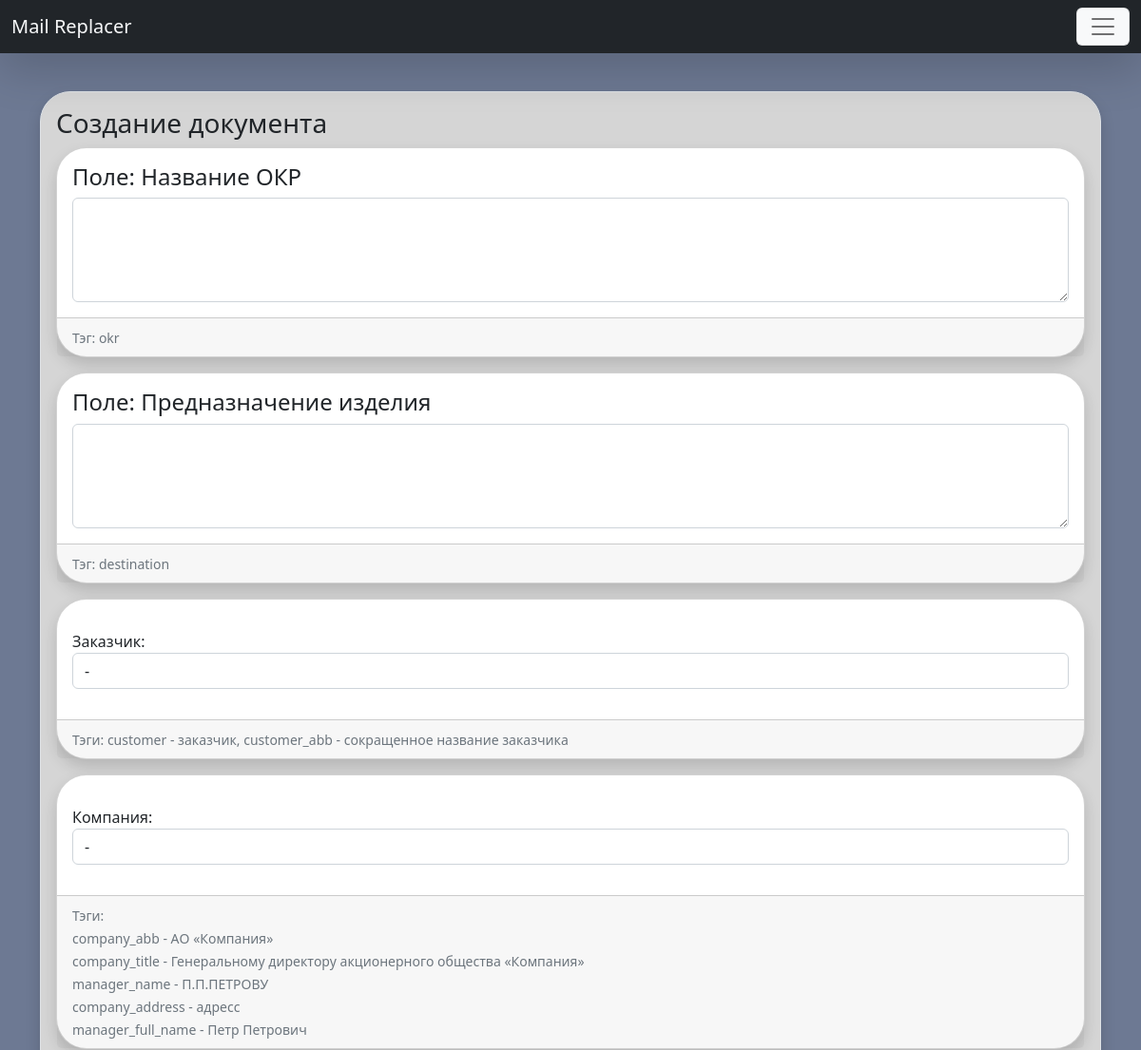
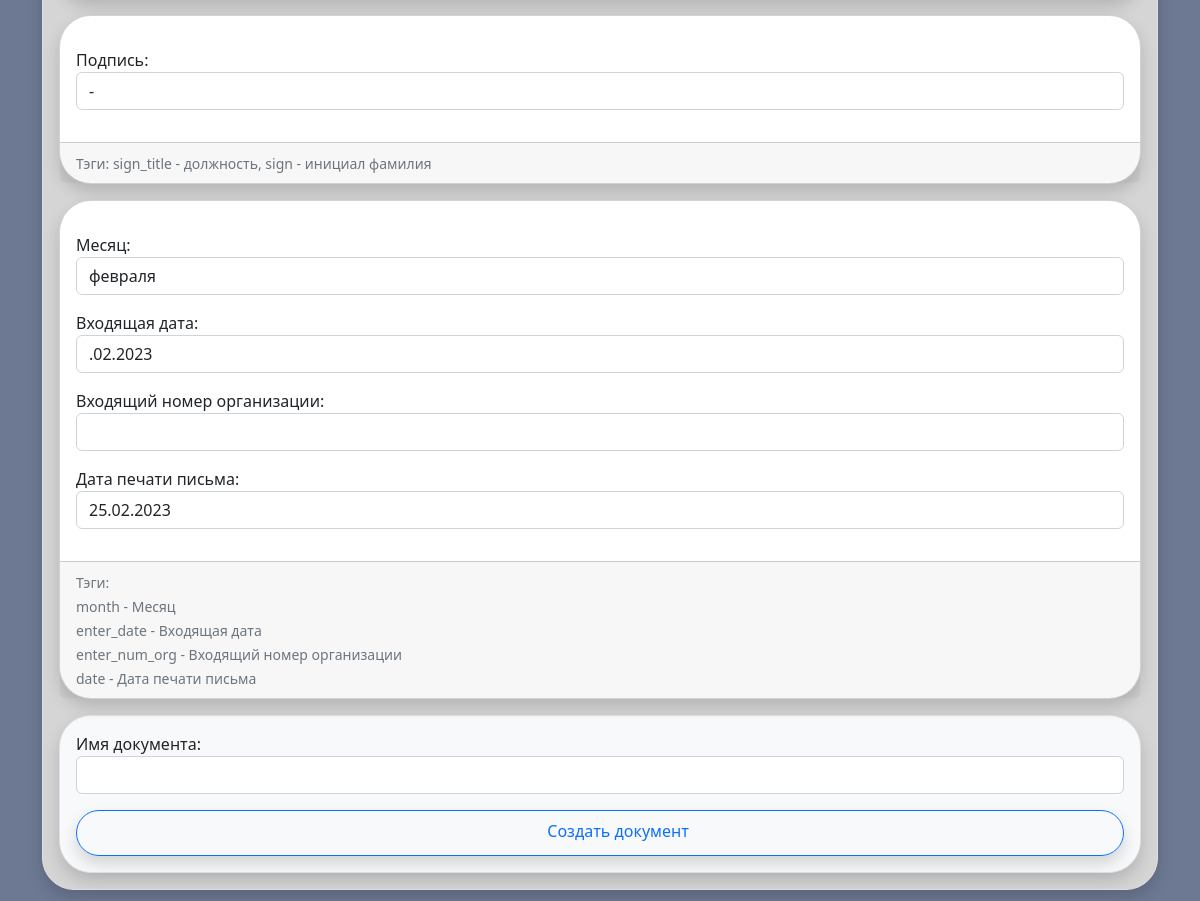
Screenshot of /template/37/ (signed in) with the database file from the repository (2 pictures, top to bottom).
### Replacer/models.py (models this page shows, shortened)
class ReplaceField(models.Model):
    title = models.CharField(
        max_length=255, db_index=True, verbose_name='Имя поля для замены')
    replace_value = models.TextField(blank=True, verbose_name='Значение')
    tag = models.CharField(max_length=255, verbose_name='Тэг')
    template = models.ForeignKey(
        Template, on_delete=models.CASCADE, null=False, verbose_name='Id шаблона')
    owner = models.ForeignKey(User, on_delete=models.CASCADE, blank=True, null=True, verbose_name='Владелец')
    class Meta:
        verbose_name = 'Заменяемое поле'
        verbose_name_plural = 'Заменяемые поля'
        ordering = ['template']

### Replacer/views.py (the view)
# urls.py: path('template/<int:pk>/', TemplateDetailView.as_view(), name='template'),
class TemplateDetailView(LoginRequiredMixin, DetailView):
    model = Template
    template_name = 'Replacer/template_replace.html'
    login_url = '/login/'
    def get_form_list(self, fields_list):
        return [ReplaceFieldFormUpdate(instance=field_obj) for field_obj in fields_list]
    def get_context_data(self, *, object_list=None, **kwargs):
        context = super().get_context_data(**kwargs)
        context['pk'], context['path'] = self.pk, self.request.path
        context['form_list'] = self.get_form_list(
            ReplaceField.objects.filter(template_id=self.pk))
        context['field_list'] = ReplaceField.objects.filter(
            template_id=self.pk)
        context['doc_name_form'] = DocNameForm()
        context['customer_form'] = CustomerForm()
        context['company_form'] = CompanyForm()
        context['sign_form'] = SignForm()
        default_data = {
            'month':get_now_month(),
            'enter_date':get_enter_date(),
            'enter_num_org':' ',
            'date':get_now_date(),
        }
        context['service_form'] = ServiceForm(default_data)
        return context
    def get(self, request, *args, **kwargs):
        self.pk = self.kwargs.get(self.pk_url_kwarg)
        return super().get(request, *args, **kwargs)

### Replacer/forms.py
class DocNameForm(forms.Form):
    doc_name = forms.CharField(label='Имя документа', max_length=100, widget=forms.TextInput(attrs = {"class":"form-control"}))

class CustomerForm(forms.Form):
    customer = forms.ModelChoiceField(label='Заказчик', queryset=Customer.objects.all(), widget=forms.Select(attrs = {"class":"form-control"}), empty_label=None)

### Replacer/models.py (called while the page is built)
    def get_absolute_url(self):
        return reverse('template', kwargs={"pk": self.pk})

    def __str__(self) -> str:
        return self.title

    def __str__(self) -> str:
        return self.company_abb

    def __str__(self) -> str:
        return self.title

### Replacer/templatetags/custom_filters.py (called while the page is built)
@register.inclusion_tag('Replacer/include/_template_bar.html')
def show_template_bar(path, user):
    template_list = Template.objects.all().filter(owner=user)
    return {'template_list':template_list, 'path':path}

@register.simple_tag(name='forindex')
def forindex(list_obj, index):
    return list_obj[index]

### Replacer/utils.py (called while the page is built, shortened)
def get_now_date():
    return datetime.today().strftime('%d.%m.%Y')

def get_now_month():
    month =  int(datetime.today().strftime('%m'))
    print(month)
    if month==1: return 'января'
    if month==2: return 'февраля'

def get_enter_date():
    return datetime.today().strftime('.%m.%Y')

### Replacer/templates/Replacer/template_replace.html (shortened to what this page needs)
{% extends 'base.html' %}
{% load static %}
{% load custom_filters %}
{% block container %}
<div class="container">
    {% if pk %}
    {% if form_list %}
    <div class="p-3 border rounded-5 shadow mb-3" style="background-color: #d5d5d5;">
        <h3>Создание документа</h3>
        <form action="{% url 'create_document' pk %}" method="POST" enctype="multipart/form-data">
            {% for form in form_list %}
            {% forindex field_list forloop.counter0 as field %}
            <div class="card mb-3 shadow rounded-5">
                <div class="card-body">
                    <h4 class="card-title">Поле: {{field.title}}</h5>
                        <p class="card-text">{{ form.replace_value }}</p>
                </div>
                <div class="card-footer">
                    <small class="text-muted">Тэг: {{field.tag}}</small>
                </div>
            </div>
            {% endfor %}
            {% if customer_form %}
            <div class="card mb-3 shadow rounded-5">
                <div class="card-body">
                    <p class="card-text">{{customer_form.as_p}}</p>
                </div>
                <div class="card-footer">
                    <small class="text-muted">Тэги: customer - заказчик, customer_abb - сокращенное название
                        заказчика</small>
                </div>
            </div>
            {% endif %}
			{% if company_form %}
            <div class="card mb-3 shadow rounded-5">
                <div class="card-body">
                    <p class="card-text">{{company_form.as_p}}</p>
                </div>
                <div class="card-footer">
                    <small class="text-muted">
                    	Тэги:<br>
						company_abb - АО «Компания»<br>
					    company_title - Генеральному директору акционерного общества «Компания»<br>
					    manager_name - П.П.ПЕТРОВУ<br>
					    company_address - адресc<br>
					    manager_full_name - Петр Петрович
                    </small>
                </div>
            </div>
            {% endif %}
			{% if sign_form %}
            <div class="card mb-3 shadow rounded-5">
                <div class="card-body">
                    <p class="card-text">{{sign_form.as_p}}</p>
                </div>
                <div class="card-footer">
                    <small class="text-muted">
                    	Тэги: sign_title - должность, sign - инициал фамилия
                    </small>
                </div>
            </div>
            {% endif %}
            {% if service_form %}
            <div class="card mb-3 shadow rounded-5">
                <div class="card-body">
                    <p class="card-text">{{service_form.as_p}}</p>
                </div>
                <div class="card-footer">
                    <small class="text-muted">
                    	Тэги:<br>
					    month - Месяц<br>
					    enter_date - Входящая дата<br>
					    enter_num_org - Входящий номер организации<br>
					    date - Дата печати письма
                    </small>
                </div>
            </div>
            {% endif %}
            <div class="border rounded-5 shadow p-3 bg-light">
                {{doc_name_form.as_p}}
                <button type="submit" class="btn btn-outline-primary shadow form-control rounded-5">
                    <lord-icon src="{% static 'icons/document.json' %}" trigger="hover" style="width:32px;height:32px">
                    </lord-icon>
                    Создать документ
                </button>
            </div>
        </form>
        {% endif %}
        {% endif %}
    </div>
</div>
{% endblock %}

### rows the page displays
ReplaceField: title "Название ОКР", tag "okr"
ReplaceField: title "Предназначение изделия", tag "destination"
